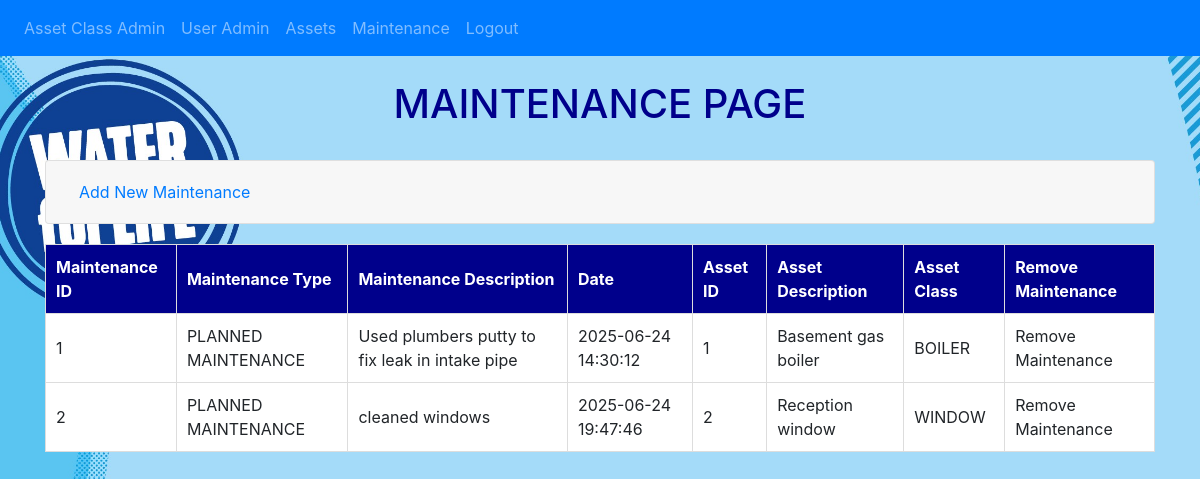
Screenshot of /maintenance (signed in) with the database file from the repository.
### website/models.py (models this page shows)
class Maintenance(db.Model):
    id = db.Column(db.Integer, primary_key=True, autoincrement=True)
    maintenance_type = db.Column(db.String(20), nullable=False)
    description = db.Column(db.String(255), nullable=False)
    date = db.Column(db.DateTime, nullable=False, default=func.now())
    asset_id = db.Column(db.Integer, db.ForeignKey('asset.id'), nullable=False)
    user_id = db.Column(db.Integer, db.ForeignKey('user.id'), nullable=False)

class Asset(db.Model):
    id = db.Column(db.Integer, primary_key=True, autoincrement=True)
    description = db.Column(db.String(50), nullable=False)
    location = db.Column(db.String(50), nullable=False)
    status = db.Column(db.String(20), nullable=False)
    serial_number = db.Column(db.String(50))
    class_code_id = db.Column(db.String(2), db.ForeignKey('assetclass.class_code'), nullable=False)
    maintenance = db.relationship('Maintenance', backref='asset', lazy=True)

class Assetclass(db.Model):
    class_code = db.Column(db.String(2), primary_key=True)
    class_desc = db.Column(db.String(50), nullable=False)
    assets = db.relationship('Asset', backref='assetclass', lazy=True)

### website/views.py (the view, shortened to what this page needs)
@views.route('/maintenance', methods=['GET', 'POST'])
@login_required
def maintenance():
    MaintenanceList = db.session.query(Maintenance, Asset, Assetclass).join(Asset, Maintenance.asset_id == Asset.id).join(Assetclass, Asset.class_code_id == Assetclass.class_code).all()
    print(MaintenanceList)
    return render_template("maintenance.html", user=current_user, maintenance_list=MaintenanceList)

### website/__init__.py (called while the page is built)
def create_app():
    app = Flask(__name__)
    app.config.from_object('config.Config')
    db.init_app(app)
    from .views import  views
    from .auth import auth
    app.register_blueprint(views, url_prefix='/')
    app.register_blueprint(auth, url_prefix='/')
    from .models import User, Assetclass, Asset, Maintenance
    with app.app_context():
        db.create_all()
    login_manager = LoginManager()
    login_manager.login_view = 'auth.login'
    try:
        login_manager.init_app(app)
        @login_manager.user_loader
        def load_user(id):
            return User.query.get(int(id))
    except Exception as e:
        logging.error(f"Error loading user {id}: {e}")
        return None
    return app

### website/templates/maintenance.html (shortened to what this page needs)
{% extends "base.html" %}
{% block content %}<br><h1 style="text-align: center; color:darkblue;">MAINTENANCE PAGE</h1><br>
<div class="accordion" id="userMaintenance">
<div class="card">
    <div class="card-header" id="headingAddMaintenance">
        <h2 class="mb-0">
            <button class="btn btn-link btn-block text-left" type="button" data-toggle="collapse" data-target="#collapseAddMaintenance" aria-expanded="false" aria-controls="collapseAddMaintenance">
                Add New Maintenance
            </button>
        </h2>
    </div>
</div>
</div>
<table>
    <thead>
        <tr>
            <th>Maintenance ID</th>
            <th>Maintenance Type</th>
            <th>Maintenance Description</th>
            <th>Date</th>
            <th>Asset ID</th>
            <th>Asset Description</th>
            <th>Asset Class</th>
            <th>Remove Maintenance</th>
        </tr>
    </thead>
    <tbody>
        {% for maintenance, asset, assetclass in maintenance_list %}
        <tr>
            <td>{{ maintenance.id }}</td>
            <td>{{ maintenance.maintenance_type }}</td>
            <td>{{ maintenance.description }}</td>
            <td>{{ maintenance.date }}</td>
            <td>{{ asset.id }}</td>
            <td>{{ asset.description }}</td>
            <td>{{ assetclass.class_desc }}</td>
            <td>Remove Maintenance</td>
        <tr>
{% endfor %}
</tbody>
</table>
{% endblock %}

### website/templates/base.html (style rules this page uses)
table { width: 100%; margin: 20px auto; border-collapse: collapse; }
th, td { padding: 10px; text-align: left; border: 1px solid #ddd; }
th { background-color: darkblue; color: white; }
td { background-color: white; }

### rows the page displays
Maintenance: id "1", maintenance_type "PLANNED MAINTENANCE", description "Used plumbers putty to fix leak in intake pipe", date "2025-06-24 14:30:12", description "Basement gas boiler", class_desc "BOILER"
Maintenance: id "2", maintenance_type "PLANNED MAINTENANCE", description "cleaned windows", date "2025-06-24 19:47:46", description "Reception window", class_desc "WINDOW"
